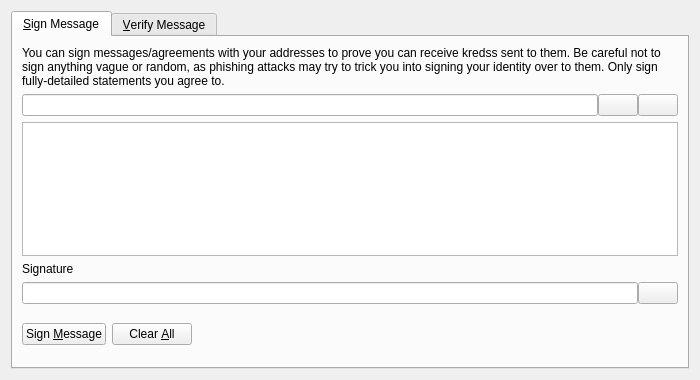
<?xml version="1.0" encoding="UTF-8"?>
<ui version="4.0">
 <class>SignVerifyMessageDialog</class>
 <widget class="QDialog" name="SignVerifyMessageDialog">
  <property name="geometry">
   <rect>
    <x>0</x>
    <y>0</y>
    <width>700</width>
    <height>380</height>
   </rect>
  </property>
  <property name="windowTitle">
   <string>Signatures - Sign / Verify a Message</string>
  </property>
  <property name="modal">
   <bool>true</bool>
  </property>
  <layout class="QVBoxLayout" name="verticalLayout">
   <item>
    <widget class="QTabWidget" name="tabWidget">
     <property name="currentIndex">
      <number>0</number>
     </property>
     <widget class="QWidget" name="tabSignMessage">
      <attribute name="title">
       <string>&amp;Sign Message</string>
      </attribute>
      <layout class="QVBoxLayout" name="verticalLayout_SM">
       <item>
        <widget class="QLabel" name="infoLabel_SM">
         <property name="text">
          <string>You can sign messages/agreements with your addresses to prove you can receive kredss sent to them. Be careful not to sign anything vague or random, as phishing attacks may try to trick you into signing your identity over to them. Only sign fully-detailed statements you agree to.</string>
         </property>
         <property name="textFormat">
          <enum>Qt::PlainText</enum>
         </property>
         <property name="wordWrap">
          <bool>true</bool>
         </property>
        </widget>
       </item>
       <item>
        <layout class="QHBoxLayout" name="horizontalLayout_1_SM">
         <property name="spacing">
          <number>0</number>
         </property>
         <item>
          <widget class="QValidatedLineEdit" name="addressIn_SM">
           <property name="toolTip">
            <string>The Kreds address to sign the message with</string>
           </property>
          </widget>
         </item>
         <item>
          <widget class="QPushButton" name="addressBookButton_SM">
           <property name="toolTip">
            <string>Choose previously used address</string>
           </property>
           <property name="text">
            <string/>
           </property>
           <property name="icon">
            <iconset resource="../kreds.qrc">
             <normaloff>:/icons/address-book</normaloff>:/icons/address-book</iconset>
           </property>
           <property name="shortcut">
            <string>Alt+A</string>
           </property>
           <property name="autoDefault">
            <bool>false</bool>
           </property>
          </widget>
         </item>
         <item>
          <widget class="QPushButton" name="pasteButton_SM">
           <property name="toolTip">
            <string>Paste address from clipboard</string>
           </property>
           <property name="text">
            <string/>
           </property>
           <property name="icon">
            <iconset resource="../kreds.qrc">
             <normaloff>:/icons/editpaste</normaloff>:/icons/editpaste</iconset>
           </property>
           <property name="shortcut">
            <string>Alt+P</string>
           </property>
           <property name="autoDefault">
            <bool>false</bool>
           </property>
          </widget>
         </item>
        </layout>
       </item>
       <item>
        <widget class="QPlainTextEdit" name="messageIn_SM">
         <property name="toolTip">
          <string>Enter the message you want to sign here</string>
         </property>
        </widget>
       </item>
       <item>
        <widget class="QLabel" name="signatureLabel_SM">
         <property name="text">
          <string>Signature</string>
         </property>
         <property name="textFormat">
          <enum>Qt::PlainText</enum>
         </property>
        </widget>
       </item>
       <item>
        <layout class="QHBoxLayout" name="horizontalLayout_2_SM">
         <property name="spacing">
          <number>0</number>
         </property>
         <item>
          <widget class="QLineEdit" name="signatureOut_SM">
           <property name="font">
            <font>
             <italic>true</italic>
            </font>
           </property>
           <property name="readOnly">
            <bool>true</bool>
           </property>
          </widget>
         </item>
         <item>
          <widget class="QPushButton" name="copySignatureButton_SM">
           <property name="toolTip">
            <string>Copy the current signature to the system clipboard</string>
           </property>
           <property name="text">
            <string/>
           </property>
           <property name="icon">
            <iconset resource="../kreds.qrc">
             <normaloff>:/icons/editcopy</normaloff>:/icons/editcopy</iconset>
           </property>
           <property name="autoDefault">
            <bool>false</bool>
           </property>
          </widget>
         </item>
        </layout>
       </item>
       <item>
        <layout class="QHBoxLayout" name="horizontalLayout_3_SM">
         <item>
          <widget class="QPushButton" name="signMessageButton_SM">
           <property name="toolTip">
            <string>Sign the message to prove you own this Kreds address</string>
           </property>
           <property name="text">
            <string>Sign &amp;Message</string>
           </property>
           <property name="icon">
            <iconset resource="../kreds.qrc">
             <normaloff>:/icons/edit</normaloff>:/icons/edit</iconset>
           </property>
           <property name="autoDefault">
            <bool>false</bool>
           </property>
          </widget>
         </item>
         <item>
          <widget class="QPushButton" name="clearButton_SM">
           <property name="toolTip">
            <string>Reset all sign message fields</string>
           </property>
           <property name="text">
            <string>Clear &amp;All</string>
           </property>
           <property name="icon">
            <iconset resource="../kreds.qrc">
             <normaloff>:/icons/remove</normaloff>:/icons/remove</iconset>
           </property>
           <property name="autoDefault">
            <bool>false</bool>
           </property>
          </widget>
         </item>
         <item>
          <spacer name="horizontalSpacer_1_SM">
           <property name="orientation">
            <enum>Qt::Horizontal</enum>
           </property>
           <property name="sizeHint" stdset="0">
            <size>
             <width>40</width>
             <height>48</height>
            </size>
           </property>
          </spacer>
         </item>
         <item>
          <widget class="QLabel" name="statusLabel_SM">
           <property name="font">
            <font>
             <weight>75</weight>
             <bold>true</bold>
            </font>
           </property>
           <property name="text">
            <string/>
           </property>
           <property name="wordWrap">
            <bool>true</bool>
           </property>
          </widget>
         </item>
         <item>
          <spacer name="horizontalSpacer_2_SM">
           <property name="orientation">
            <enum>Qt::Horizontal</enum>
           </property>
           <property name="sizeHint" stdset="0">
            <size>
             <width>40</width>
             <height>48</height>
            </size>
           </property>
          </spacer>
         </item>
        </layout>
       </item>
      </layout>
     </widget>
     <widget class="QWidget" name="tabVerifyMessage">
      <attribute name="title">
       <string>&amp;Verify Message</string>
      </attribute>
      <layout class="QVBoxLayout" name="verticalLayout_VM">
       <item>
        <widget class="QLabel" name="infoLabel_VM">
         <property name="text">
          <string>Enter the receiver's address, message (ensure you copy line breaks, spaces, tabs, etc. exactly) and signature below to verify the message. Be careful not to read more into the signature than what is in the signed message itself, to avoid being tricked by a man-in-the-middle attack. Note that this only proves the signing party receives with the address, it cannot prove sendership of any transaction!</string>
         </property>
         <property name="textFormat">
          <enum>Qt::PlainText</enum>
         </property>
         <property name="alignment">
          <set>Qt::AlignLeading|Qt::AlignLeft|Qt::AlignTop</set>
         </property>
         <property name="wordWrap">
          <bool>true</bool>
         </property>
        </widget>
       </item>
       <item>
        <layout class="QHBoxLayout" name="horizontalLayout_1_VM">
         <property name="spacing">
          <number>0</number>
         </property>
         <item>
          <widget class="QValidatedLineEdit" name="addressIn_VM">
           <property name="toolTip">
            <string>The Kreds address the message was signed with</string>
           </property>
          </widget>
         </item>
         <item>
          <widget class="QPushButton" name="addressBookButton_VM">
           <property name="toolTip">
            <string>Choose previously used address</string>
           </property>
           <property name="text">
            <string/>
           </property>
           <property name="icon">
            <iconset resource="../kreds.qrc">
             <normaloff>:/icons/address-book</normaloff>:/icons/address-book</iconset>
           </property>
           <property name="shortcut">
            <string>Alt+A</string>
           </property>
           <property name="autoDefault">
            <bool>false</bool>
           </property>
          </widget>
         </item>
        </layout>
       </item>
       <item>
        <widget class="QPlainTextEdit" name="messageIn_VM"/>
       </item>
       <item>
        <widget class="QValidatedLineEdit" name="signatureIn_VM"/>
       </item>
       <item>
        <layout class="QHBoxLayout" name="horizontalLayout_2_VM">
         <item>
          <widget class="QPushButton" name="verifyMessageButton_VM">
           <property name="toolTip">
            <string>Verify the message to ensure it was signed with the specified Kreds address</string>
           </property>
           <property name="text">
            <string>Verify &amp;Message</string>
           </property>
           <property name="icon">
            <iconset resource="../kreds.qrc">
             <normaloff>:/icons/transaction_0</normaloff>:/icons/transaction_0</iconset>
           </property>
           <property name="autoDefault">
            <bool>false</bool>
           </property>
          </widget>
         </item>
         <item>
          <widget class="QPushButton" name="clearButton_VM">
           <property name="toolTip">
            <string>Reset all verify message fields</string>
           </property>
           <property name="text">
            <string>Clear &amp;All</string>
           </property>
           <property name="icon">
            <iconset resource="../kreds.qrc">
             <normaloff>:/icons/remove</normaloff>:/icons/remove</iconset>
           </property>
           <property name="autoDefault">
            <bool>false</bool>
           </property>
          </widget>
         </item>
         <item>
          <spacer name="horizontalSpacer_1_VM">
           <property name="orientation">
            <enum>Qt::Horizontal</enum>
           </property>
           <property name="sizeHint" stdset="0">
            <size>
             <width>40</width>
             <height>48</height>
            </size>
           </property>
          </spacer>
         </item>
         <item>
          <widget class="QLabel" name="statusLabel_VM">
           <property name="font">
            <font>
             <weight>75</weight>
             <bold>true</bold>
            </font>
           </property>
           <property name="text">
            <string/>
           </property>
           <property name="wordWrap">
            <bool>true</bool>
           </property>
          </widget>
         </item>
         <item>
          <spacer name="horizontalSpacer_2_VM">
           <property name="orientation">
            <enum>Qt::Horizontal</enum>
           </property>
           <property name="sizeHint" stdset="0">
            <size>
             <width>40</width>
             <height>48</height>
            </size>
           </property>
          </spacer>
         </item>
        </layout>
       </item>
      </layout>
     </widget>
    </widget>
   </item>
  </layout>
 </widget>
 <customwidgets>
  <customwidget>
   <class>QValidatedLineEdit</class>
   <extends>QLineEdit</extends>
   <header>qvalidatedlineedit.h</header>
  </customwidget>
 </customwidgets>
 <resources>
  <include location="../kreds.qrc"/>
 </resources>
 <connections/>
</ui>
